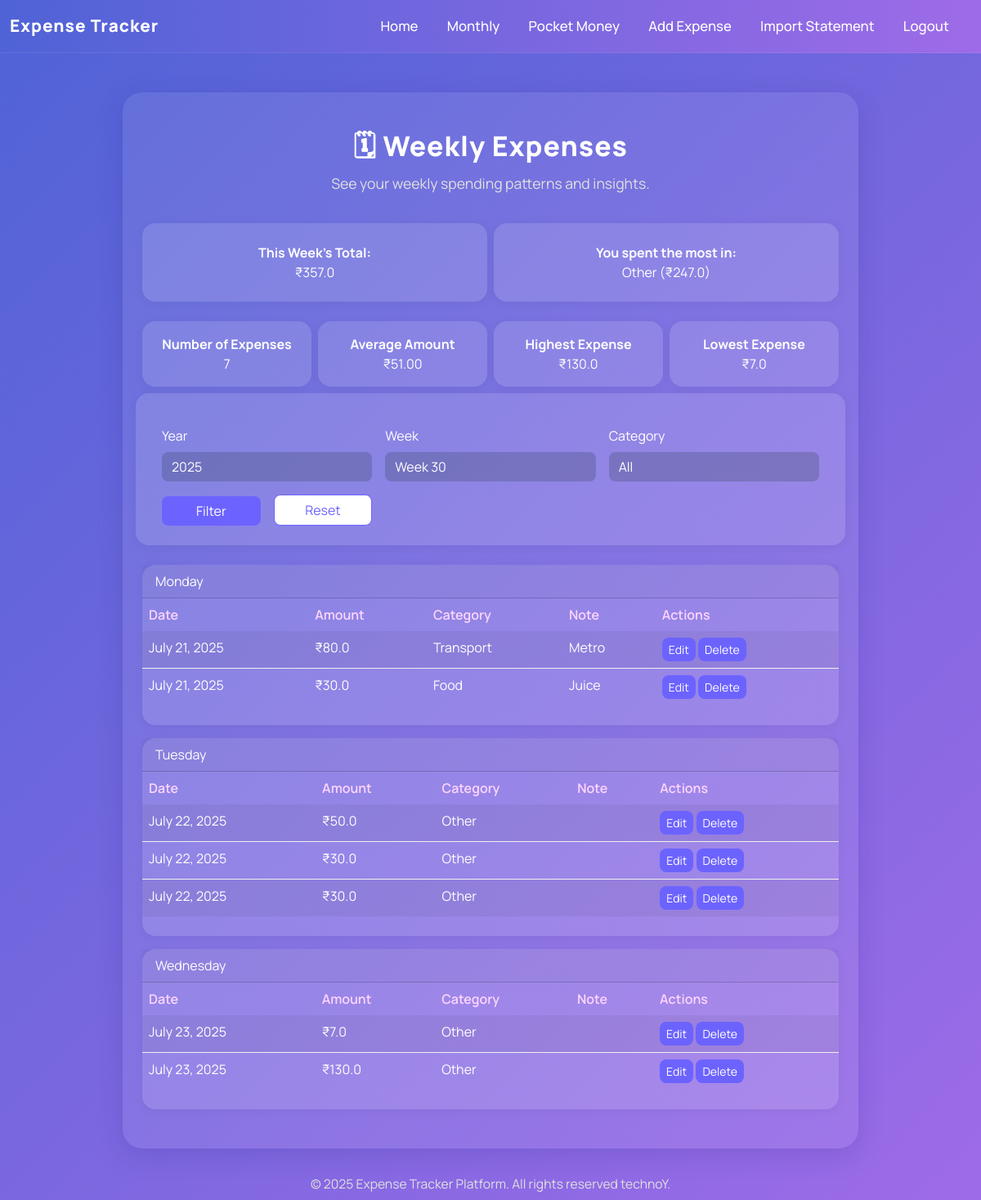
Screenshot of /weekly/ (signed in) with the database file from the repository.
### expenses/models.py (models this page shows, shortened)
class Expense(models.Model):
    CATEGORY_CHOICES = [
        ('Food', 'Food'),
        ('Transport', 'Transport'),
        ('Shopping', 'Shopping'),
        ('Other', 'Other'),
    ]
    user = models.ForeignKey(User, on_delete=models.CASCADE, related_name='expenses', null=True, blank=True)
    amount = models.FloatField()
    category = models.CharField(max_length=20, choices=CATEGORY_CHOICES)
    date = models.DateField()
    note = models.TextField(blank=True)

### expenses/views.py (the view)
# urls.py: path('weekly/', views.weekly_expenses, name='weekly_expenses'),
def weekly_expenses(request):
    from django.db.models import Q, Avg, Max, Min, Sum
    from django.db.models.functions import ExtractYear, ExtractWeek
    from datetime import date
    today = date.today()
    week_start = today - timedelta(days=today.weekday())
    start_date = request.GET.get('start_date')
    end_date = request.GET.get('end_date')
    category = request.GET.get('category')
    min_amount = request.GET.get('min_amount')
    max_amount = request.GET.get('max_amount')
    selected_year = request.GET.get('year')
    selected_week = request.GET.get('week')
    if not selected_year:
        selected_year = str(today.year)
    if not selected_week:
        selected_week = str(today.isocalendar()[1])
    all_years = Expense.objects.filter(user=request.user).annotate(year=ExtractYear('date')).values_list('year', flat=True).distinct().order_by('-year')
    all_weeks = Expense.objects.filter(user=request.user).annotate(week=ExtractWeek('date')).values_list('week', flat=True).distinct().order_by('week')
    expenses = Expense.objects.filter(user=request.user).order_by('-date')
    if start_date:
        expenses = expenses.filter(date__gte=start_date)
    if end_date:
        expenses = expenses.filter(date__lte=end_date)
    if category:
        expenses = expenses.filter(category=category)
    if min_amount:
        expenses = expenses.filter(amount__gte=min_amount)
    if max_amount:
        expenses = expenses.filter(amount__lte=max_amount)
    if selected_year:
        expenses = expenses.filter(date__year=selected_year)
    if selected_week:
        expenses = expenses.filter(date__week=selected_week)
    weekly_grouped = defaultdict(list)
    for expense in expenses.order_by('date'):
        day = expense.date.strftime('%A')
        weekly_grouped[day].append(expense)
    categories = Expense.objects.filter(user=request.user).values_list('category', flat=True).distinct()
    week_total = expenses.aggregate(total=models.Sum('amount'))['total'] or 0
    expense_count = expenses.count()
    average_amount = expenses.aggregate(avg=Avg('amount'))['avg'] or 0
    max_amount_val = expenses.aggregate(max=Max('amount'))['max'] or 0
    min_amount_val = expenses.aggregate(min=Min('amount'))['min'] or 0
    category_totals = expenses.values('category').annotate(total=Sum('amount')).order_by('-total')
    if category_totals:
        top_category = category_totals[0]['category']
        top_category_amount = category_totals[0]['total']
    else:
        top_category = None
        top_category_amount = 0
    return render(request, 'expenses/weekly_expenses.html', {
        'weekly_grouped': dict(weekly_grouped),
        'categories': categories,
        'week_total': week_total,
        'expense_count': expense_count,
        'average_amount': average_amount,
        'max_amount': max_amount_val,
        'min_amount': min_amount_val,
        'top_category': top_category,
        'top_category_amount': top_category_amount,
        'all_years': all_years,
        'all_weeks': all_weeks,
        'selected_year': selected_year,
        'selected_week': selected_week,
    })

### expenses/templates/expenses/weekly_expenses.html (shortened to what this page needs)
{% load static %}
<!DOCTYPE html>
<html>
<head>
    <link href="https://cdn.jsdelivr.net/npm/bootstrap@5.3.3/dist/css/bootstrap.min.css" rel="stylesheet">
</head>
<body>
<nav class="navbar navbar-expand-lg navbar-custom">
  <div class="container-fluid">
    <a class="navbar-brand" href="{% url 'expense_list' %}">Expense Tracker</a>
    <div class="collapse navbar-collapse" id="mainNavbar">
      <ul class="navbar-nav ms-auto mb-2 mb-lg-0">
        <li class="nav-item"><a class="nav-link" href="{% url 'expense_list' %}">Home</a></li>
        <li class="nav-item"><a class="nav-link" href="{% url 'monthly_expenses' %}">Monthly</a></li>
        <li class="nav-item"><a class="nav-link" href="{% url 'view_pocket_money' %}">Pocket Money</a></li>
        <li class="nav-item"><a class="nav-link" href="{% url 'add_expense' %}">Add Expense</a></li>
        <li class="nav-item"><a class="nav-link" href="{% url 'import_statement' %}">Import Statement</a></li>
        <li class="nav-item"><a class="nav-link" href="{% url 'logout' %}">Logout</a></li>
      </ul>
    </div>
  </div>
</nav>
<div class="main-card">
  <div class="text-center mb-4">
    <div class="main-title">🗓 Weekly Expenses</div>
    <div class="main-subtitle">See your weekly spending patterns and insights.</div>
  </div>
  <div class="row mb-4 g-2">
    <div class="col-12 col-md-6">
      <div class="alert alert-info text-center h-100 d-flex flex-column justify-content-center minimal-alert">
        <strong>This Week's Total:</strong> ₹{{ week_total }}
      </div>
    </div>
    <div class="col-12 col-md-6">
      {% if top_category %}
      <div class="alert alert-warning text-center h-100 d-flex flex-column justify-content-center minimal-alert">
        <strong>You spent the most in:</strong> {{ top_category }} (₹{{ top_category_amount }})
        </div>
      {% endif %}
        </div>
        </div>
  <div class="row mb-4 g-2">
    <div class="col-6 col-md-3">
      <div class="minimal-card card text-center h-100">
                <div class="card-body">
                    <div class="fw-bold">Number of Expenses</div>
                    <div>{{ expense_count }}</div>
                </div>
            </div>
        </div>
    <div class="col-6 col-md-3">
      <div class="minimal-card card text-center h-100">
                <div class="card-body">
                    <div class="fw-bold">Average Amount</div>
                    <div>₹{{ average_amount|floatformat:2 }}</div>
                </div>
            </div>
        </div>
    <div class="col-6 col-md-3">
      <div class="minimal-card card text-center h-100">
                <div class="card-body">
                    <div class="fw-bold">Highest Expense</div>
                    <div>₹{{ max_amount }}</div>
                </div>
            </div>
        </div>
    <div class="col-6 col-md-3">
      <div class="minimal-card card text-center h-100">
                <div class="card-body">
                    <div class="fw-bold">Lowest Expense</div>
                    <div>₹{{ min_amount }}</div>
                </div>
            </div>
        </div>
    </div>
  <form method="get" class="row g-2 g-md-3 mb-4 p-3 p-md-4 align-items-end"
        style="background: rgba(255,255,255,0.13); border-radius: 16px; box-shadow: 0 2px 12px rgba(44,62,80,0.07); color: #fff;">
    <div class="col-12 col-md-4 mb-2 mb-md-0">
      <label for="year" class="form-label" style="color:#fff;">Year</label>
      <select class="form-select" id="year" name="year" placeholder="Select year" style="background:rgba(255,255,255,0.08); color:#fff; border:none;">
        {% for year in all_years %}
          <option value="{{ year }}" {% if selected_year == year|stringformat:'s' %}selected{% endif %}>{{ year }}</option>
        {% endfor %}
      </select>
    </div>
    <div class="col-12 col-md-4 mb-2 mb-md-0">
      <label for="week" class="form-label" style="color:#fff;">Week</label>
      <select class="form-select" id="week" name="week" placeholder="Select week" style="background:rgba(255,255,255,0.08); color:#fff; border:none;">
        {% for week in all_weeks %}
          <option value="{{ week }}" {% if selected_week == week|stringformat:'s' %}selected{% endif %}>Week {{ week }}</option>
        {% endfor %}
      </select>
    </div>
    <div class="col-12 col-md-4 mb-2 mb-md-0">
      <label for="category" class="form-label" style="color:#fff;">Category</label>
      <select class="form-select" id="category" name="category" placeholder="Select category" style="background:rgba(255,255,255,0.08); color:#fff; border:none;">
        <option value="">All</option>
      </select>
    </div>
    <div class="col-6 col-md-2 mt-2 mt-md-3">
      <button type="submit" class="minimal-btn btn btn-primary w-100">Filter</button>
    </div>
    <div class="col-6 col-md-2 mt-2 mt-md-3">
      <a href="?" class="minimal-btn btn btn-outline-secondary w-100">Reset</a>
    </div>
  </form>
    {% for day, expenses in weekly_grouped.items %}
    <div class="minimal-card card mb-3">
            <div class="card-header">{{ day }}</div>
            <div class="card-body p-0">
        <div class="table-responsive">
          <table class="minimal-table table table-striped mb-0">
                    <thead>
                        <tr>
                            <th>Date</th>
                            <th>Amount</th>
                            <th>Category</th>
                            <th>Note</th>
                            <th>Actions</th>
                        </tr>
                    </thead>
                    <tbody>
                        {% for expense in expenses %}
                            <tr>
                                <td>{{ expense.date }}</td>
                                <td>₹{{ expense.amount }}</td>
                                <td>{{ expense.category }}</td>
                                <td>{{ expense.note }}</td>
                                <td>
                    <a href="{% url 'edit_expense' expense.id %}" class="minimal-btn btn btn-sm btn-outline-success mb-1 mb-md-0">Edit</a>
                    <a href="{% url 'delete_expense' expense.id %}" class="minimal-btn btn btn-sm btn-outline-danger">Delete</a>
                                </td>
                            </tr>
                        {% endfor %}
                    </tbody>
                </table>
        </div>
            </div>
        </div>
    {% endfor %}
</div>
<div class="text-center mt-4 mb-2" style="color: #e0e0e0; font-size: 0.98rem;">
  © 2025 Expense Tracker Platform. All rights reserved technoY.
</div>
</body>
</html>

### expenses/templates/expenses/weekly_expenses.html (style rules this page uses)
body { background: linear-gradient(135deg, #4f63d6 0%, #9e6be8 100%); min-height: 100vh; font-family: 'Manrope', sans-serif; color: #fff; }
.main-card { background: rgba(255,255,255,0.08); border-radius: 24px; box-shadow: 0 8px 32px 0 rgba(31, 38, 135, 0.18); padding: 2.5rem 1.5rem 2rem 1.5rem; max-width: 900px; margin: 3rem auto 2rem auto; }
.main-title { font-size: 2.1rem; font-weight: 800; letter-spacing: 1px; color: #fff; margin-bottom: 0.5rem; }
.main-subtitle { font-size: 1.1rem; color: #e0e0e0; margin-bottom: 2.2rem; }
.navbar-custom { background: linear-gradient(90deg, #4f63d6 0%, #9e6be8 100%); padding: 0.7rem 0; margin-bottom: 0; border-bottom: 1px solid rgba(255,255,255,0.08); }
.navbar-brand { font-weight: 800; font-size: 1.3rem; color: #fff !important; letter-spacing: 1px; }
.nav-link { color: #fff !important; font-weight: 500; margin-right: 1.2rem; font-size: 1.05rem; transition: color 0.15s; }
.minimal-card, .minimal-alert, .alert-warning, .alert-info { background: rgba(255,255,255,0.13) !important; border-radius: 16px !important; border: none !important; color: #fff !important; box-shadow: 0 2px 12px 0 rgba(44,62,80,0.07); }
.minimal-btn, .btn-primary, .btn-danger, .btn-secondary, .btn-outline-secondary { background: #6c63ff; color: #fff; border: none; border-radius: 8px; box-shadow: none; transition: background 0.2s; }
.btn-outline-secondary { background: #fff; color: #6c63ff; border: 1px solid #6c63ff; }
.form-select, .form-control { border-radius: 8px; border: 1px solid #e3e6ed; background: #fff; color: #222; }
.table-responsive { margin-bottom: 1.5rem; }
.minimal-table th, .minimal-table td { border: none; background: transparent; color: #fff; }
.minimal-table th { color: #ffd6ff; font-weight: 600; }
.minimal-table tr { border-bottom: 1px solid #f0f0f0; }
.minimal-table tr:last-child { border-bottom: none; }
select.form-select, select.form-select option { background: rgba(44,62,80,0.25) !important; color: #fff !important; }
select.form-select:focus, select.form-select option:checked { background: rgba(44,62,80,0.45) !important; color: #ffd6ff !important; }

### rows the page displays
Expense: day "Monday", date "July 21, 2025", amount "80.0", category "Transport", note "Metro"
Expense: date "July 21, 2025", amount "30.0", category "Food", note "Juice"
Expense: day "Tuesday", date "July 22, 2025", amount "50.0", category "Other"
Expense: date "July 22, 2025", amount "30.0", category "Other"
Expense: date "July 22, 2025", amount "30.0", category "Other"
Expense: day "Wednesday", date "July 23, 2025", amount "7.0", category "Other"
Expense: date "July 23, 2025", amount "130.0", category "Other"

### other values shown
{{ week_total }} "357.0"
{{ top_category }} "Other"
{{ top_category_amount }} "247.0"
{{ expense_count }} "7"
{{ average_amount|floatformat:2 }} "51.00"
{{ max_amount }} "130.0"
{{ min_amount }} "7.0"
form field year "2025"
